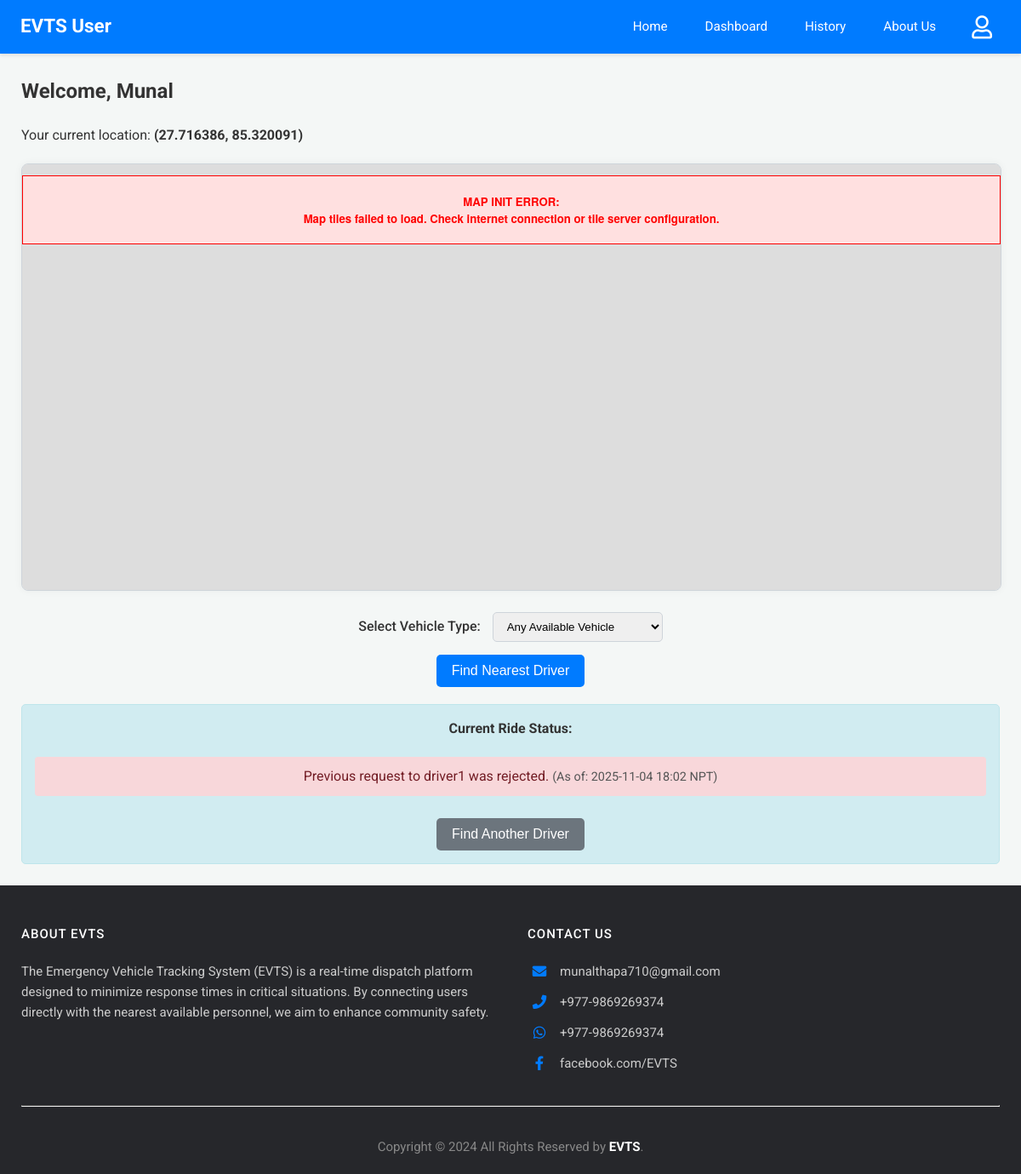
The app's page /user-dashboard (signed in), older data.
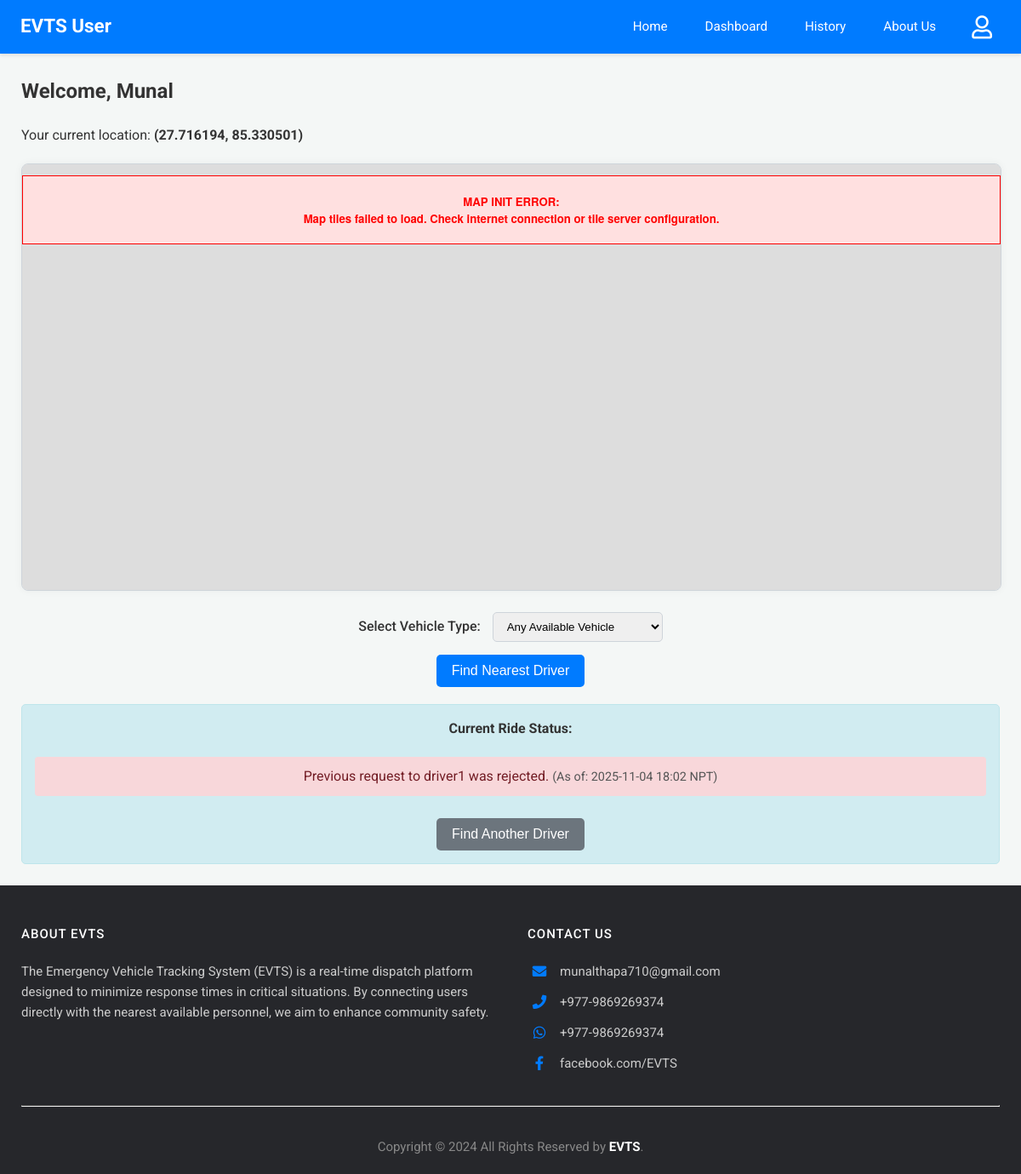
The same page, newer data.
### app.py (models this page shows)
class User(db.Model):
    email = db.Column(db.String(120), primary_key=True)
    name = db.Column(db.String(100))
    phone = db.Column(db.String(15))
    password = db.Column(db.String(256)) # Increased length for hash
    latitude = db.Column(db.Float, nullable=True)
    longitude = db.Column(db.Float, nullable=True)

### app.py (the view)
@app.route('/user-dashboard')
@login_required_user
def user_dashboard():
    user = User.query.get(session['user'])
    if not user:
        session.pop('user', None)
        flash('User session not found, please log in again.', 'error')
        return redirect(url_for('login'))
    drivers_with_nodes = Driver.query.filter(
    Driver.node.isnot(None),
    Driver.is_approved == True ).all()
    driver_list_for_js = [
    {'email': d.email, 'name': d.name, 'vehicle': d.vehicle, 'node': d.node}
    for d in drivers_with_nodes if d.node in coordinates]
    current_ride_status_info = None #Ride status
    accepted_ride_db = RideRequest.query.filter_by(user_email=user.email, status='accepted').order_by(RideRequest.timestamp.desc()).first()
    if accepted_ride_db:
        driver_obj = Driver.query.get(accepted_ride_db.driver_email)
        if driver_obj and driver_obj.node and driver_obj.node in coordinates and \
           accepted_ride_db.user_latitude_at_request is not None and \
           accepted_ride_db.user_longitude_at_request is not None:
            current_ride_status_info = {
                'ride_id': accepted_ride_db.id,
                'type': 'accepted',
                'driver_name': driver_obj.name,
                'driver_node': driver_obj.node,
                'user_latitude_for_route': accepted_ride_db.user_latitude_at_request,
                'user_longitude_for_route': accepted_ride_db.user_longitude_at_request,
                'timestamp': format_datetime_npt(accepted_ride_db.timestamp),
                'message': f"Your ride with {driver_obj.name} is confirmed! Driver is on the way."
            }
        else:
            print(f"Warning (User Dashboard): Accepted ride ID {accepted_ride_db.id} has invalid location data. Driver Node: {driver_obj.node if driver_obj else 'N/A'}, User Lat: {accepted_ride_db.user_latitude_at_request}, User Lng: {accepted_ride_db.user_longitude_at_request}")
            current_ride_status_info = {'type': 'error', 'message': 'Error displaying accepted ride details (location data issue).', 'timestamp': format_datetime_npt(datetime.now(timezone.utc))}
    else:
        pending_ride_db = RideRequest.query.filter_by(user_email=user.email, status='Pending').order_by(RideRequest.timestamp.desc()).first()
        if pending_ride_db:
            driver_obj = Driver.query.get(pending_ride_db.driver_email)
            driver_name_pending = driver_obj.name if driver_obj else pending_ride_db.driver_email
            current_ride_status_info = {
                'type': 'pending',
                'driver_name': driver_name_pending,
                'timestamp': format_datetime_npt(pending_ride_db.timestamp),
                'message': f"Your request to {driver_name_pending} is pending..."
            }
        else:
            last_inactive_ride_db = RideRequest.query.filter(
                RideRequest.user_email == user.email,
                RideRequest.status.in_(['rejected','superseded'])
            ).order_by(RideRequest.timestamp.desc()).first()
            if last_inactive_ride_db:
                driver_obj = Driver.query.get(last_inactive_ride_db.driver_email)
                driver_name_inactive = driver_obj.name if driver_obj else last_inactive_ride_db.driver_email
                msg = f"Previous request to {driver_name_inactive} was {last_inactive_ride_db.status}."
                if last_inactive_ride_db.status == 'superseded':
                    msg = "Your previous active request was superseded by a new one."
                current_ride_status_info = {
                    'type': last_inactive_ride_db.status,
                    'driver_name': driver_name_inactive,
                    'timestamp': format_datetime_npt(last_inactive_ride_db.timestamp),
                    'message': msg
                }
    vehicle_types_query = db.session.query(Driver.vehicle).filter(Driver.vehicle.isnot(None), Driver.vehicle != '').distinct().all()
    vehicle_types = sorted([vt[0] for vt in vehicle_types_query if vt[0]])
    print(f"[User Dashboard] Unique Vehicle Types Found: {vehicle_types}")
    response = make_response(render_template('user_dashboard.html',
                                                user=user,
                                                drivers_for_js=driver_list_for_js,
                                                coords=coordinates, # For driver node locations
                                                current_ride_status=current_ride_status_info,
                                                graph_for_js=graph, # For Dijkstra path visualization
                                                vehicle_types=vehicle_types,
                                                services=emergency_services )) # Pass to template
    return add_no_cache_to_response(response)

### app.py (called while the page is built)
def format_datetime_npt(dt_utc):
    if dt_utc is None: return "N/A"
    if dt_utc.tzinfo is None or dt_utc.tzinfo.utcoffset(dt_utc) is None:
        dt_utc = dt_utc.replace(tzinfo=timezone.utc)
    else:
        dt_utc = dt_utc.astimezone(timezone.utc)
    dt_npt = dt_utc.astimezone(NPT)
    return dt_npt.strftime('%Y-%m-%d %H:%M NPT')

def login_required_user(f):
    @wraps(f)
    def decorated_function(*args, **kwargs):
        if 'user' not in session:
            return redirect(url_for('login', next=request.url))
        return f(*args, **kwargs)
    return decorated_function

def add_no_cache_to_response(response):
    response.headers["Cache-Control"] = "no-cache, no-store, must-revalidate, public, max-age=0"
    response.headers["Pragma"] = "no-cache"
    response.headers["Expires"] = "0"
    return response

### templates/user_dashboard.html (shortened to what this page needs)
{% extends 'user_base.html' %}
 {% block head_extra %}
<link rel="stylesheet" href="https://unpkg.com/leaflet@1.9.4/dist/leaflet.css" />
<link rel="stylesheet" href="https://unpkg.com/leaflet-routing-machine@latest/dist/leaflet-routing-machine.css" />
{% endblock %} {% block content %}
<h2>Welcome, {{ user.name }}</h2>
<p>
    Your current location:
    <strong>
        <span id="currentUserPreciseLocation">
            {% if user.latitude and user.longitude %} ({{ user.latitude|round(6) }}, {{ user.longitude|round(6) }}) {% else %} Please click map to set {% endif %}
        </span>
    </strong>
</p>
<div class="map-wrapper-fullwidth">
    <div class="map-container-inner">
        <div id="map"><p style="text-align: center; padding-top: 50px; color: #555;" id="mapLoadingText">Loading map...</p></div>
    </div>
</div>
<div style="text-align: center; margin-bottom: 15px; margin-top: 20px;">
    <label for="vehicleTypeSelect" style="margin-right: 10px; font-weight: 500;">Select Vehicle Type:</label>
    <select id="vehicleTypeSelect" class="role-select" style="padding: 8px 12px; border-radius: 5px; min-width: 200px; border: 1px solid #ced4da;">
        <option value="">Any Available Vehicle</option>
    </select>
</div>
<div style="text-align: center; margin-bottom: 20px;">
    <button id="findNearestBtn" onclick="findNearestAndShowPreview(true)" {% if user.latitude is none or user.longitude is none %} disabled title="Click map to set your location first." {% endif %}>
        Find Nearest Driver
    </button>
</div>
<div id="notifications" class="status-notifications">
    <h4>Current Ride Status:</h4>
    {% if current_ride_status %}
    <p class="status-{{ current_ride_status.type }}">
        {{ current_ride_status.message }} {% if current_ride_status.timestamp %}
        <span style="font-size: 0.9em; color: #555;">(As of: {{ current_ride_status.timestamp }})</span>
        {% endif %}
    </p>
    {% if current_ride_status.type == 'rejected' or current_ride_status.type == 'superseded' %}
    <button onclick="findNearestAndShowPreview(false)" class="btn-secondary" style="margin-top: 10px;" {% if user.latitude is none or user.longitude is none %}disabled title="Set your location on map first" {% endif %}>
        Find Another Driver
    </button>
    {% endif %} {% else %}
    <p>No active ride requests. Click "Find Nearest Driver" to start.</p>
    {% endif %}
</div>
{% endblock %}

### templates/user_base.html (shortened to what this page needs)
<!DOCTYPE html>
<html>
<head>
    <link rel="stylesheet" href="{{ url_for('static', filename='css/dashboard_styles.css') }}">
    <link rel="stylesheet" href="https://cdnjs.cloudflare.com/ajax/libs/font-awesome/5.15.4/css/all.min.css" />
    {% block head_extra %}{% endblock %}
</head>
<body>
    <nav class="navbar user-navbar">
        <a href="{{ url_for('user_home') }}" class="nav-brand">EVTS User</a>
        <div class="nav-links">
            <a href="{{ url_for('user_home') }}">Home</a>
            <a href="{{ url_for('user_dashboard') }}">Dashboard</a>
            <a href="{{ url_for('user_history') }}">History</a>
            <a href="{{ url_for('user_about') }}">About Us</a>
        </div>
        <div class="navbar-profile">
            <span class="profile-image-clickable" onclick="toggleProfileDropdown('userProfileDropdown')">
                <i class="far fa-user"></i>
            </span>
        </div>
    </nav>
    <div class="dashboard-content">
        {% block content %}{% endblock %}
    </div>
    {% include 'footer.html' %}
</body>
</html>

### templates/footer.html
<footer class="site-footer">
    <div class="footer-container">
        <div class="footer-main-row">
            <div class="footer-column about-column">
                <h6>About EVTS</h6>
                <p class="text-justify">
                    The Emergency Vehicle Tracking System (EVTS) is a real-time dispatch platform designed to minimize response times in critical situations. By connecting users directly with the nearest available personnel, we aim to enhance community safety.
                </p>
            </div>
            <div class="footer-column contact-column">
                <h6>Contact Us</h6>
                <ul class="contact-list">
                    <li>
                        <a href="mailto:munalthapa710@gmail.com">
                            <i class="fas fa-envelope"></i> munalthapa710@gmail.com
                        </a>
                    </li>
                    <li>
                        <a href="tel:+9779800000000">
                            <i class="fas fa-phone"></i> +977-9869269374
                        </a>
                    </li>
                    <li>
                        <a href="https://wa.me/9779800000000" target="_blank">
                            <i class="fab fa-whatsapp"></i> +977-9869269374
                        </a>
                    </li>
                    <li>
                        <a href="https://www.facebook.com/EVTS" target="_blank">
                            <i class="fab fa-facebook-f"></i> facebook.com/EVTS
                        </a>
                    </li>
                </ul>
            </div>
        </div>
        <hr class="footer-divider">
        <div class="footer-bottom-row">
            <div>
                <p class="copyright-text">
                    Copyright &copy; 2024 All Rights Reserved by <strong>EVTS</strong>.
                </p>
            </div>
        </div>
    </div>
</footer>

### static/css/dashboard_styles.css (style rules this page uses)
body { font-family: 'Roboto', 'Segoe UI', Tahoma, Geneva, Verdana, sans-serif; margin: 0; background-color: #f4f7f6; color: #333; line-height: 1.6; }
nav.navbar { padding: 0.7rem 1.5rem; color: white; box-shadow: 0 2px 4px rgba(0, 0, 0, 0.1); display: flex; align-items: center; position: relative; z-index: 1001; }
nav.navbar .nav-brand { font-size: 1.4em; font-weight: bold; color: white; text-decoration: none; }
nav.navbar .nav-links { display: flex; align-items: center; margin-left: auto; }
nav.navbar .nav-links a { color: white; margin-left: 20px; text-decoration: none; padding: 8px 12px; border-radius: 4px; transition: background-color 0.2s ease-in-out; font-size: 0.95em; }
nav.user-navbar { background-color: #007bff; }
.dashboard-content { padding: 25px; max-width: 1200px; margin: 0 auto; }
.dashboard-content h2, .dashboard-content h3, .dashboard-content h4 { color: #333; margin-top: 0; }
.dashboard-content p { margin-bottom: 1rem; }
.map-wrapper-fullwidth { width: 100%; margin-top: 20px; margin-bottom: 25px; background-color: #e9ecef; border: 1px solid #ced4da; border-radius: 8px; box-shadow: 0 0 10px rgba(0,0,0,0.05); }
.map-container-inner { width: 100%; height: 500px; border-radius: 7px; overflow: hidden; }
#map { width: 100%; height: 100%; }
button, .button-style { background-color: #007bff; color: white; padding: 10px 18px; border: none; border-radius: 5px; cursor: pointer; font-size: 1em; transition: background-color 0.2s ease, box-shadow 0.2s ease; text-decoration: none; display: inline-block; text-align: center; }
button.btn-secondary, .button-style.btn-secondary { background-color: #6c757d; }
.status-notifications { margin-top: 20px; padding: 15px; border: 1px solid #bee5eb; background-color: #d1ecf1; color: #0c5460; border-radius: 5px; text-align: center; }
.status-notifications p.status-rejected, .status-notifications p.status-superseded, .status-notifications p.status-error { color: #721c24; background-color: #f8d7da; border-color: #f5c6cb; padding: 10px; border-radius: 4px; }
.navbar-profile { position: relative; display: flex; align-items: center; margin-left: 20px; }
.profile-image-clickable { cursor: pointer; padding: 6px 10px; border-radius: 50%; transition: background-color 0.2s ease; display: inline-flex; align-items: center; justify-content: center; }
nav.navbar .navbar-profile .profile-image-clickable i.fas, nav.navbar .navbar-profile .profile-image-clickable i.far { font-size: 1.7em !important; line-height: 1 !important; color: #FFFFFF !important; background: none !important; -webkit-font-smoothing: antialiased; -moz-osx-font-smoothing: grayscale; text-shadow: none !important; }
nav.navbar .navbar-profile .profile-image-clickable i.fas::before, nav.navbar .navbar-profile .profile-image-clickable i.far::before { color: #FFFFFF !important; background: none !important; }
.site-footer .footer-bottom-row { display: flex; justify-content: center; padding-top: 15px; }
.site-footer .copyright-text { margin: 0; color: #888; }
.site-footer { background-color: #26272b !important; padding: 40px 0 20px; font-size: 15px; line-height: 24px; color: #888; }
.footer-container { max-width: 1200px; margin: 0 auto; padding: 0 25px; }
.site-footer a { color: #888; text-decoration: none; }
.site-footer .footer-main-row { display: flex; flex-wrap: wrap; justify-content: space-between; gap: 40px; margin-bottom: 25px; }
.site-footer .footer-column { flex: 1; min-width: 280px; }
.site-footer h6 { color: #fff; font-size: 1em; font-weight: 500; text-transform: uppercase; letter-spacing: 1px; margin-top: 5px; margin-bottom: 20px; }
.site-footer p.text-justify { color: #ccc; }
.site-footer .contact-list { list-style: none; padding-left: 0; margin: 0; }
.site-footer .contact-list li { margin-bottom: 12px; }
.site-footer .contact-list a { display: flex; align-items: center; color: #ccc; }
.site-footer .contact-list a i { font-size: 1.1em; width: 28px; text-align: center; margin-right: 10px; color: #007bff; }
.site-footer hr.footer-divider { border-top: 1px solid #444; margin: 20px 0; }
.site-footer .footer-bottom-row { padding-top: 15px; text-align: center; }
.site-footer .copyright-text { margin: 0; color: #888; display: inline-block; }
.site-footer .copyright-text strong { color: #fff; }

Row changes from the older to the newer data that the page shows:
changed User "Munal": latitude "27.716386" → "27.716194"; longitude "85.320091" → "85.330501"
